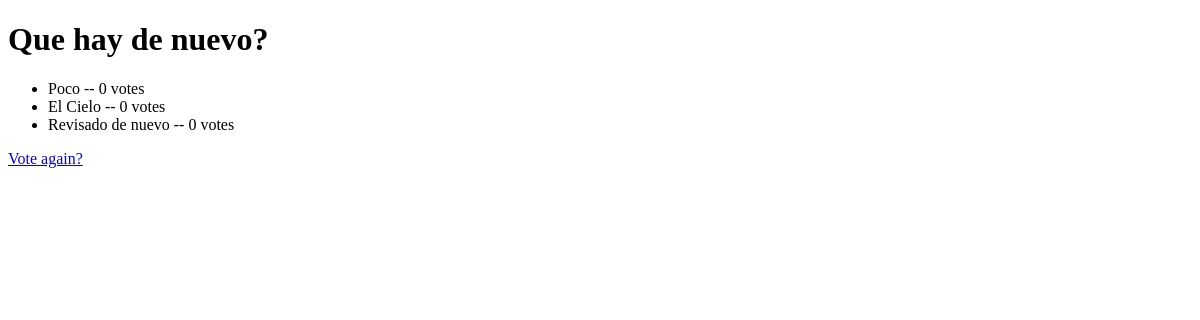
The app's page /polls/1/results/, older data.
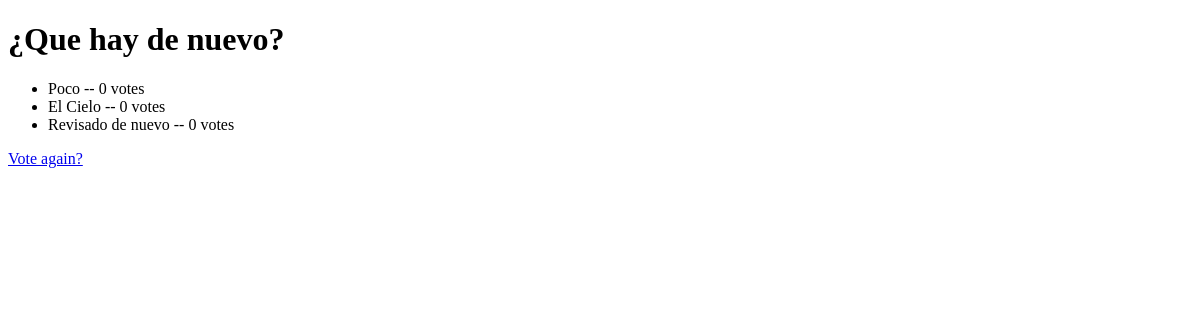
The same page, newer data.
### polls/models.py (models this page shows, shortened)
class Question(models.Model):
    question_text = models.CharField(max_length=200)
    pub_date = models.DateTimeField('date published')

### polls/views.py (the view)
# urls.py: path('<int:question_id>/results/', views.results, name='results'),
def results(request, question_id):
    question = get_object_or_404(Question, pk=question_id)
    return render(request, 'polls/results.html', {'question': question})

### polls/templates/polls/results.html (shortened to what this page needs)
<!DOCTYPE html>
<html>
<head>
</head>
<body>
<h1>{{ question.question_text }}</h1>
    <ul>
    {% for choice in question.choice_set.all %}
        <li>{{ choice.choice_text }} -- {{ choice.votes }} vote{{ choice.votes|pluralize }}</li>
    {% endfor %}
    </ul>
    <a href="{% url 'polls:detail' question.id %}">Vote again?</a>
</body>
</html>

Row changes from the older to the newer data that the page shows:
changed Question: question_text "Que hay de nuevo?" → "¿Que hay de nuevo?"
